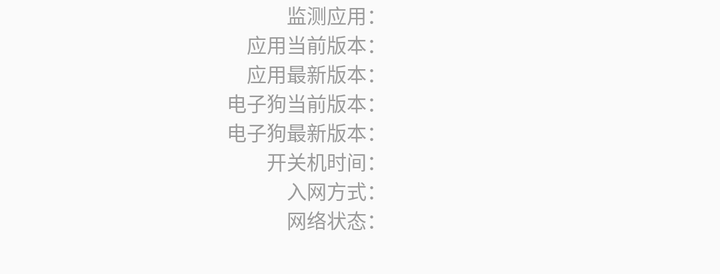
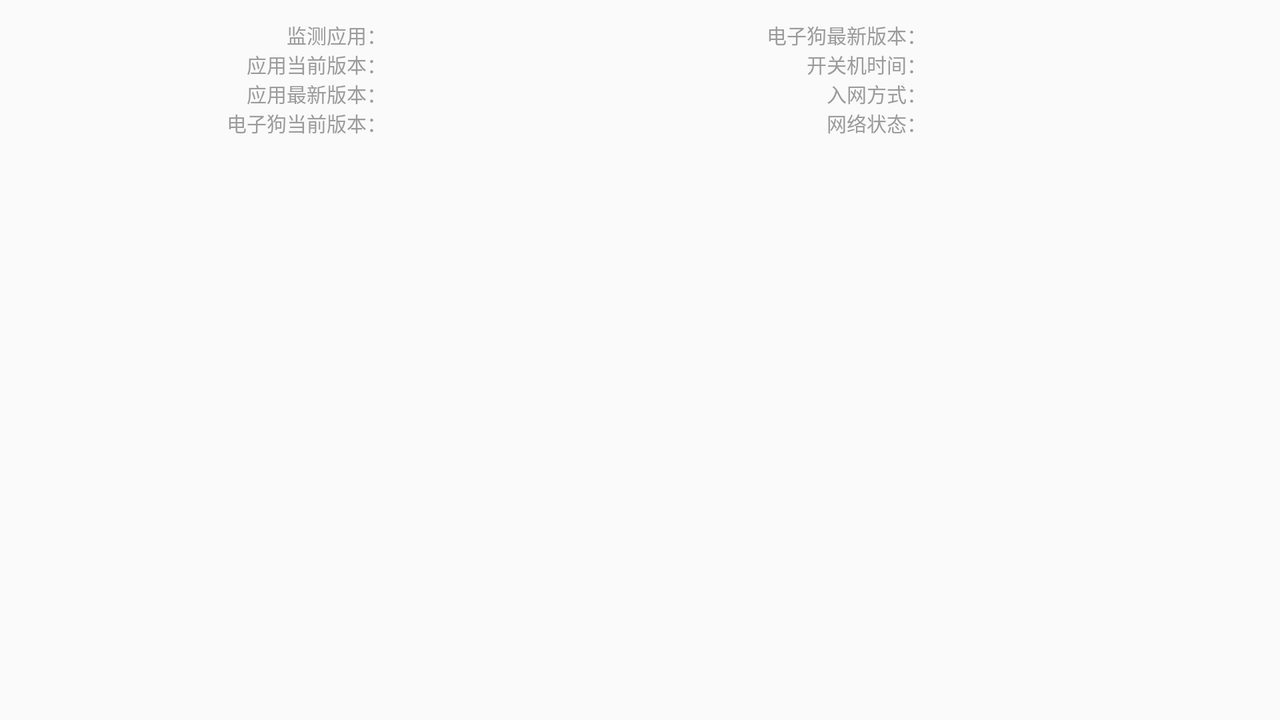

Two renders of one Android screen. The first uses the default layout on a phone; the second uses the alternative layout the repository ships for a different screen configuration, on a matching device. The two XML files are below.
<!-- AndroidManifest.xml: application theme AppTheme -->
<!-- res/layout/layout_main_menu_info.xml -->
<?xml version="1.0" encoding="utf-8"?>
<LinearLayout xmlns:android="http://schemas.android.com/apk/res/android"
    android:layout_width="match_parent"
    android:layout_height="wrap_content"
    android:gravity="center_horizontal"
    android:orientation="vertical"
    android:paddingBottom="60px"
    android:paddingLeft="300px">

    <LinearLayout
        android:layout_width="match_parent"
        android:layout_height="wrap_content"
        android:orientation="horizontal">

        <TextView
            style="@style/MainMenuText"
            android:layout_width="280px"
            android:layout_height="wrap_content"
            android:gravity="right"
            android:text="监测应用：" />

        <TextView
            android:id="@+id/tv_check_name"
            style="@style/MainMenuText"
            android:layout_width="wrap_content"
            android:layout_height="wrap_content" />
    </LinearLayout>


    <LinearLayout
        android:layout_width="match_parent"
        android:layout_height="wrap_content"
        android:orientation="horizontal">

        <TextView
            style="@style/MainMenuText"
            android:layout_width="280px"
            android:layout_height="wrap_content"
            android:gravity="right"
            android:text="应用当前版本：" />

        <TextView
            android:id="@+id/tv_cur_version_code"
            style="@style/MainMenuText"
            android:layout_width="wrap_content"
            android:layout_height="wrap_content" />


    </LinearLayout>

    <LinearLayout
        android:layout_width="match_parent"
        android:layout_height="wrap_content"
        android:orientation="horizontal">

        <TextView
            style="@style/MainMenuText"
            android:layout_width="280px"
            android:layout_height="wrap_content"
            android:gravity="right"
            android:text="应用最新版本：" />

        <TextView
            android:id="@+id/tv_new_version_code"
            style="@style/MainMenuText"
            android:layout_width="wrap_content"
            android:layout_height="wrap_content" />

    </LinearLayout>

    <LinearLayout

        android:layout_width="match_parent"
        android:layout_height="wrap_content"
        android:orientation="horizontal">

        <TextView
            style="@style/MainMenuText"
            android:layout_width="280px"
            android:layout_height="wrap_content"
            android:gravity="right"
            android:singleLine="true"
            android:text="电子狗当前版本：" />

        <TextView
            android:id="@+id/tv_edog_cur_version_code"
            style="@style/MainMenuText"
            android:layout_width="wrap_content"
            android:layout_height="wrap_content" />

    </LinearLayout>

    <LinearLayout
        android:layout_width="match_parent"
        android:layout_height="wrap_content"
        android:orientation="horizontal">

        <TextView
            style="@style/MainMenuText"
            android:layout_width="280px"
            android:layout_height="wrap_content"
            android:gravity="right"
            android:text="电子狗最新版本：" />

        <TextView
            android:id="@+id/tv_edog_new_version_code"
            style="@style/MainMenuText"
            android:layout_width="wrap_content"
            android:layout_height="wrap_content" />

    </LinearLayout>

    <LinearLayout
        android:layout_width="match_parent"
        android:layout_height="wrap_content"
        android:orientation="horizontal">

        <TextView
            style="@style/MainMenuText"
            android:layout_width="280px"
            android:layout_height="wrap_content"
            android:gravity="right"
            android:text="开关机时间：" />

        <TextView
            android:id="@+id/tv_restart_time"
            style="@style/MainMenuText"
            android:layout_width="wrap_content"
            android:layout_height="wrap_content" />

    </LinearLayout>

    <LinearLayout
        android:layout_width="match_parent"
        android:layout_height="wrap_content"
        android:orientation="horizontal">

        <TextView
            style="@style/MainMenuText"
            android:layout_width="280px"
            android:layout_height="wrap_content"
            android:gravity="right"
            android:text="入网方式：" />

        <TextView
            android:id="@+id/tv_network_method"
            style="@style/MainMenuText"
            android:layout_width="wrap_content"
            android:layout_height="wrap_content" />

    </LinearLayout>

    <LinearLayout
        android:layout_width="match_parent"
        android:layout_height="wrap_content"
        android:orientation="horizontal">

        <TextView
            style="@style/MainMenuText"
            android:layout_width="280px"
            android:layout_height="wrap_content"
            android:gravity="right"
            android:text="网络状态：" />

        <TextView
            android:id="@+id/tv_network_status"
            style="@style/MainMenuText"
            android:layout_width="wrap_content"
            android:layout_height="wrap_content" />

    </LinearLayout>

</LinearLayout>
<!-- resources referenced by this layout -->
<resources>
  <style name="MainMenuText">
          <item name="android:textColor">#9B9B9B</item>
          <item name="android:textSize">30px</item>
      </style>
  <style name="AppTheme" parent="Theme.AppCompat.Light.NoActionBar">
          
          <item name="windowNoTitle">true</item>
          <item name="android:windowFullscreen">true</item>
      </style>
</resources>
<!-- res/layout-land/layout_main_menu_info.xml (the repository's variant of the layout above) -->
<!-- drawn on the phone turned sideways -->
<?xml version="1.0" encoding="utf-8"?>
<LinearLayout xmlns:android="http://schemas.android.com/apk/res/android"
    android:layout_width="match_parent"
    android:layout_height="match_parent"
    android:orientation="horizontal"
    android:paddingTop="30px">

    <LinearLayout
        android:layout_width="wrap_content"
        android:layout_height="wrap_content"
        android:layout_weight="1"
        android:gravity="center_horizontal"
        android:orientation="vertical"
        android:paddingBottom="60px"
        android:paddingLeft="300px">

        <LinearLayout
            android:layout_width="match_parent"
            android:layout_height="wrap_content"
            android:orientation="horizontal">

            <TextView
                style="@style/MainMenuText"
                android:layout_width="280px"
                android:layout_height="wrap_content"
                android:gravity="right"
                android:text="监测应用：" />

            <TextView
                android:id="@+id/tv_check_name"
                style="@style/MainMenuText"
                android:layout_width="wrap_content"
                android:layout_height="wrap_content" />
        </LinearLayout>


        <LinearLayout
            android:layout_width="match_parent"
            android:layout_height="wrap_content"
            android:orientation="horizontal">

            <TextView
                style="@style/MainMenuText"
                android:layout_width="280px"
                android:layout_height="wrap_content"
                android:gravity="right"
                android:text="应用当前版本：" />

            <TextView
                android:id="@+id/tv_cur_version_code"
                style="@style/MainMenuText"
                android:layout_width="wrap_content"
                android:layout_height="wrap_content" />


        </LinearLayout>

        <LinearLayout
            android:layout_width="match_parent"
            android:layout_height="wrap_content"
            android:orientation="horizontal">

            <TextView
                style="@style/MainMenuText"
                android:layout_width="280px"
                android:layout_height="wrap_content"
                android:gravity="right"
                android:text="应用最新版本：" />

            <TextView
                android:id="@+id/tv_new_version_code"
                style="@style/MainMenuText"
                android:layout_width="wrap_content"
                android:layout_height="wrap_content" />

        </LinearLayout>

        <LinearLayout

            android:layout_width="match_parent"
            android:layout_height="wrap_content"
            android:orientation="horizontal">

            <TextView
                style="@style/MainMenuText"
                android:layout_width="280px"
                android:layout_height="wrap_content"
                android:gravity="right"
                android:singleLine="true"
                android:text="电子狗当前版本：" />

            <TextView
                android:id="@+id/tv_edog_cur_version_code"
                style="@style/MainMenuText"
                android:layout_width="wrap_content"
                android:layout_height="wrap_content" />

        </LinearLayout>


    </LinearLayout>


    <LinearLayout
        android:layout_width="wrap_content"
        android:layout_height="wrap_content"
        android:layout_weight="1"
        android:gravity="center_horizontal"
        android:orientation="vertical"
        android:paddingBottom="60px">

        <LinearLayout
            android:layout_width="match_parent"
            android:layout_height="wrap_content"
            android:orientation="horizontal">

            <TextView
                style="@style/MainMenuText"
                android:layout_width="280px"
                android:layout_height="wrap_content"
                android:gravity="right"
                android:text="电子狗最新版本：" />

            <TextView
                android:id="@+id/tv_edog_new_version_code"
                style="@style/MainMenuText"
                android:layout_width="wrap_content"
                android:layout_height="wrap_content" />

        </LinearLayout>

        <LinearLayout
            android:layout_width="match_parent"
            android:layout_height="wrap_content"
            android:orientation="horizontal">

            <TextView
                style="@style/MainMenuText"
                android:layout_width="280px"
                android:layout_height="wrap_content"
                android:gravity="right"
                android:text="开关机时间：" />

            <TextView
                android:id="@+id/tv_restart_time"
                style="@style/MainMenuText"
                android:layout_width="wrap_content"
                android:layout_height="wrap_content" />

        </LinearLayout>

        <LinearLayout
            android:layout_width="match_parent"
            android:layout_height="wrap_content"
            android:orientation="horizontal">

            <TextView
                style="@style/MainMenuText"
                android:layout_width="280px"
                android:layout_height="wrap_content"
                android:gravity="right"
                android:text="入网方式：" />

            <TextView
                android:id="@+id/tv_network_method"
                style="@style/MainMenuText"
                android:layout_width="wrap_content"
                android:layout_height="wrap_content" />

        </LinearLayout>

        <LinearLayout
            android:layout_width="match_parent"
            android:layout_height="wrap_content"
            android:orientation="horizontal">

            <TextView
                style="@style/MainMenuText"
                android:layout_width="280px"
                android:layout_height="wrap_content"
                android:gravity="right"
                android:text="网络状态：" />

            <TextView
                android:id="@+id/tv_network_status"
                style="@style/MainMenuText"
                android:layout_width="wrap_content"
                android:layout_height="wrap_content" />

        </LinearLayout>

    </LinearLayout>


</LinearLayout>
